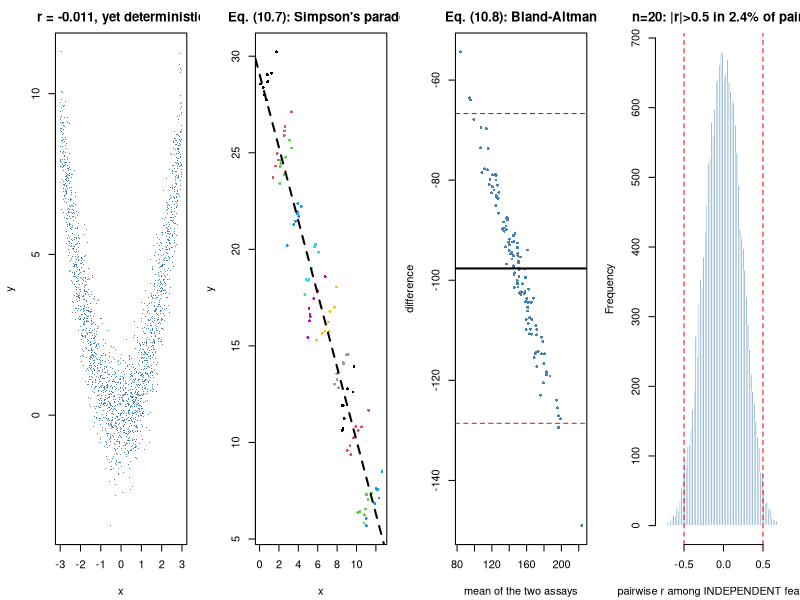

This figure's R source:
## ---- chunk 1
MODULE_NAME <- "10_correlation_and_dependence"
OUT <- file.path(Sys.getenv("STATS_OUT", unset = "results"), MODULE_NAME)
dir.create(OUT, recursive = TRUE, showWarnings = FALSE)
header <- function(txt) cat("\n", strrep("=", 72), "\n", txt, "\n",
                            strrep("=", 72), "\n", sep = "")
## ---- chunk 2
header("1. r = 0 does not mean independent (10.1)-(10.2)")
set.seed(1001)
## Distinct names (`x1`, not `x`): later sections rebind `x` and `n`, and the
## figure at the bottom still needs these. Shadowing is the commonest cause of
## "it ran yesterday" breakage in analysis scripts.
n1 <- 2000; x1 <- runif(n1, -3, 3)
cases <- list(linear = 1.5 * x1 + rnorm(n1), quadratic = x1^2 + rnorm(n1),
              `monotone (exp)` = exp(x1) + rnorm(n1), independent = rnorm(n1))
cat(sprintf("  %-18s%11s%10s%10s\n", "relationship", "Pearson r", "Spearman", "Kendall"))
for (nm in names(cases))
  cat(sprintf("  %-18s%11.3f%10.3f%10.3f\n", nm, cor(x1, cases[[nm]]),
              cor(x1, cases[[nm]], method = "spearman"),
              cor(x1, cases[[nm]], method = "kendall")))
cat("\n  'quadratic': r ~ 0 despite a perfect deterministic relationship.\n")
cat("  'monotone' : Spearman/Kendall detect it far better than Pearson.\n")

ca <- rlnorm(500, 3, 1); cb <- ca^1.3 * rlnorm(500, 0, 0.4)
cat(sprintf("\n  Same data, different scale:\n"))
cat(sprintf("    r on raw scale       = %.3f\n", cor(ca, cb)))
cat(sprintf("    r on log scale       = %.3f\n", cor(log(ca), log(cb))))
cat(sprintf("    Spearman (invariant) = %.3f\n", cor(ca, cb, method = "spearman")))
cat("  ALWAYS state the scale on which a correlation was computed.\n")
## ---- chunk 3
header("2. Correct confidence intervals for a correlation (10.3)")
fisher_ci <- function(r, n, alpha = 0.05) {
  z <- atanh(r); se <- 1 / sqrt(n - 3)
  tanh(z + c(-1, 1) * qnorm(1 - alpha/2) * se)
}
for (cfg in list(c(0.9, 10), c(0.9, 100), c(0.3, 20), c(-0.6, 15))) {
  r <- cfg[1]; nn <- cfg[2]
  ci <- fisher_ci(r, nn); naive <- r + c(-1, 1) * 1.96 / sqrt(nn)
  cat(sprintf("  r=%+.2f, n=%4d: Fisher CI [%+.3f, %+.3f]   naive [%+.3f, %+.3f]\n",
              r, nn, ci[1], ci[2], naive[1], naive[2]))
}
cat("\n  The Fisher interval is asymmetric and stays inside [-1,1]; the naive\n")
cat("  one escapes the parameter space. Coverage check:\n")
set.seed(1002)
RHO <- 0.7; nn <- 15
cov <- replicate(20000, {
  s <- matrix(c(1, RHO, RHO, 1), 2)
  xy <- MASS::mvrnorm(nn, c(0, 0), s)
  r <- cor(xy[, 1], xy[, 2])
  ci <- fisher_ci(r, nn)
  c(ci[1] <= RHO && RHO <= ci[2],
    (r - 1.96/sqrt(nn)) <= RHO && RHO <= (r + 1.96/sqrt(nn)))
})
cat(sprintf("    Fisher coverage = %.1f%%   naive coverage = %.1f%%   (nominal 95%%)\n",
            100 * mean(cov[1, ]), 100 * mean(cov[2, ])))
cat(sprintf("    cor.test() CI for comparison: matches Fisher by construction.\n"))
## ---- chunk 4
header("3. Marginal vs conditional independence (10.5)-(10.6)")
set.seed(1003)
n <- 3000
z <- rnorm(n); x <- 1.2 * z + rnorm(n); y <- 1.5 * z + rnorm(n)
partial_corr <- function(a, b, c) {                             # eq. (10.5)
  rab <- cor(a, b); rac <- cor(a, c); rbc <- cor(b, c)
  (rab - rac * rbc) / sqrt((1 - rac^2) * (1 - rbc^2))
}
S <- cov(cbind(x, y, z)); Omega <- solve(S)
pc_precision <- -Omega[1, 2] / sqrt(Omega[1, 1] * Omega[2, 2])   # eq. (10.6)
cat(sprintf("  marginal r(X,Y)       = %+.4f\n", cor(x, y)))
cat(sprintf("  partial  r(X,Y | Z)   = %+.4f  (eq. 10.5)\n", partial_corr(x, y, z)))
cat(sprintf("  from precision matrix = %+.4f  (eq. 10.6) <- same\n", pc_precision))
cat("\n  X and Y look strongly associated but are conditionally independent\n")
cat("  given Z. Co-expression networks on MARGINAL correlations fill with\n")
cat("  such indirect edges (stats.md Topic 30).\n")
## ---- chunk 5
header("4. Pooling repeated measures can REVERSE the association (10.7)")
set.seed(1004)
n_subj <- 12; n_visits <- 8
recs <- do.call(rbind, lapply(seq_len(n_subj), function(s) {
  base_x <- rnorm(1, s, 0.3)
  base_y <- rnorm(1, 30 - 2 * s, 0.8)
  xv <- base_x + rnorm(n_visits, 0, 0.5)
  data.frame(subject = sprintf("S%02d", s), x = xv,
             y = base_y + 1.5 * (xv - base_x) + rnorm(n_visits, 0, 0.4))
}))
pooled_r <- cor(recs$x, recs$y)
fit <- lm(y ~ x + subject, data = recs); fit0 <- lm(y ~ subject, data = recs)
ss_model <- sum(residuals(fit0)^2) - sum(residuals(fit)^2)
r_rm <- sign(coef(fit)["x"]) * sqrt(ss_model / (ss_model + sum(residuals(fit)^2)))
cat(sprintf("  naive pooled correlation      r = %+.4f\n", pooled_r))
cat(sprintf("  repeated-measures correlation r = %+.4f   (eq. 10.7)\n", r_rm))
cat(sprintf("  common within-subject slope     = %+.4f\n", coef(fit)["x"]))
cat("\n  The pooled correlation has the OPPOSITE SIGN to the within-subject\n")
cat("  relationship. Handle donor structure before interpreting correlation.\n")
## ---- chunk 6
header("5. Bland-Altman and Lin's CCC (10.8)-(10.9)")
set.seed(1005)
truth <- rnorm(120, 100, 15)
assay1 <- truth + rnorm(120, 0, 2)
assay2 <- 1.9 * truth + 8 + rnorm(120, 0, 2)    # perfectly correlated, wrong scale
lins_ccc <- function(a, b) {                                     # eq. (10.9)
  va <- var(a) * (length(a)-1)/length(a); vb <- var(b) * (length(b)-1)/length(b)
  cv <- cov(a, b) * (length(a)-1)/length(a)
  2 * cv / (va + vb + (mean(a) - mean(b))^2)
}
d_ba <- assay1 - assay2
cat(sprintf("  Pearson r(assay1, assay2) = %.5f   <- 'excellent agreement'?\n",
            cor(assay1, assay2)))
cat(sprintf("  Lin's CCC                 = %.5f   <- no, they disagree badly\n",
            lins_ccc(assay1, assay2)))
cat(sprintf("  Bland-Altman bias         = %+.2f\n", mean(d_ba)))
cat(sprintf("  95%% limits of agreement   = [%+.2f, %+.2f]   (eq. 10.8)\n",
            mean(d_ba) - 1.96 * sd(d_ba), mean(d_ba) + 1.96 * sd(d_ba)))
cat("\n  r near 1 with CCC near 0: the assays RANK samples identically but\n")
cat("  report entirely different numbers. For method comparison always use\n")
cat("  (10.8)-(10.9), never r.\n")
## ---- chunk 7
header("6. Co-expression under multiplicity, and shrinkage (10.10)")
set.seed(1006)
G <- 200; n_samp <- 20
X <- matrix(rnorm(n_samp * G), nrow = n_samp)      # COMPLETELY independent
R <- cor(X); iu <- upper.tri(R); rs <- R[iu]
tvals <- rs * sqrt((n_samp - 2) / (1 - rs^2))
pvals <- 2 * pt(abs(tvals), n_samp - 2, lower.tail = FALSE)
cat(sprintf("  G = %d features, n = %d samples, ALL truly independent\n", G, n_samp))
cat(sprintf("  number of pairwise tests = G(G-1)/2 = %s\n",
            format(length(rs), big.mark = ",")))
cat(sprintf("  'significant' at p < 0.05 (unadjusted): %s (%.1f%%)\n",
            format(sum(pvals < 0.05), big.mark = ","), 100 * mean(pvals < 0.05)))
cat(sprintf("  |r| > 0.5 purely by chance             : %s\n",
            format(sum(abs(rs) > 0.5), big.mark = ",")))
cat(sprintf("  surviving BH at 0.05                   : %s\n",
            format(sum(p.adjust(pvals, "BH") < 0.05), big.mark = ",")))
cat("\n  Co-expression networks built from unadjusted correlations are mostly\n")
cat("  noise at the small n typical of omics.\n")

ledoit_wolf <- function(X) {                                     # eq. (10.10)
  n <- nrow(X); p <- ncol(X)
  Xc <- scale(X, center = TRUE, scale = FALSE)
  S <- crossprod(Xc) / n
  mu <- sum(diag(S)) / p
  Tm <- mu * diag(p)
  d2 <- sum((S - Tm)^2) / p
  b2bar <- mean(apply(Xc, 1, function(r) sum((tcrossprod(r) - S)^2) / p)) / n
  lam <- min(b2bar, d2) / d2
  list(S = (1 - lam) * S + lam * Tm, lambda = lam)
}
lw <- ledoit_wolf(X)
cat(sprintf("\n  p=%d > n=%d, so the sample covariance is SINGULAR:\n", G, n_samp))
cat(sprintf("    rank(S_sample) = %d (needs %d)\n", qr(cov(X))$rank, G))
cat(sprintf("    Ledoit-Wolf shrinkage intensity lambda = %.4f\n", lw$lambda))
cat(sprintf("    rank(S_shrunk) = %d  -> invertible, which is what makes the\n",
            qr(lw$S)$rank))
cat("    precision matrix of eq. (10.6) computable.\n")
## ---- chunk 8
png(file.path(OUT, "correlation.png"), width = 1500, height = 400, res = 110)
par(mfrow = c(1, 4), mar = c(4.2, 4.2, 2.5, 1))
plot(x1, cases$quadratic, pch = ".", col = "steelblue", xlab = "x", ylab = "y",
     main = sprintf("r = %.3f, yet deterministic", cor(x1, cases$quadratic)))
plot(recs$x, recs$y, col = factor(recs$subject), pch = 16, cex = 0.6,
     xlab = "x", ylab = "y", main = "Eq. (10.7): Simpson's paradox")
abline(lm(y ~ x, data = recs), lty = 2, lwd = 2)
plot((assay1 + assay2)/2, d_ba, pch = 16, cex = 0.6, col = "steelblue",
     xlab = "mean of the two assays", ylab = "difference",
     main = "Eq. (10.8): Bland-Altman")
abline(h = mean(d_ba), lwd = 2)
abline(h = mean(d_ba) + c(-1, 1) * 1.96 * sd(d_ba), col = "red", lty = 2)
hist(rs, breaks = 60, col = "steelblue", border = "white",
     xlab = "pairwise r among INDEPENDENT features",
     main = sprintf("n=%d: |r|>0.5 in %.1f%% of pairs", n_samp, 100*mean(abs(rs)>0.5)))
abline(v = c(-0.5, 0.5), col = "red", lty = 2)
invisible(dev.off())
cat("\nFigure written to", file.path(OUT, "correlation.png"), "\n")
